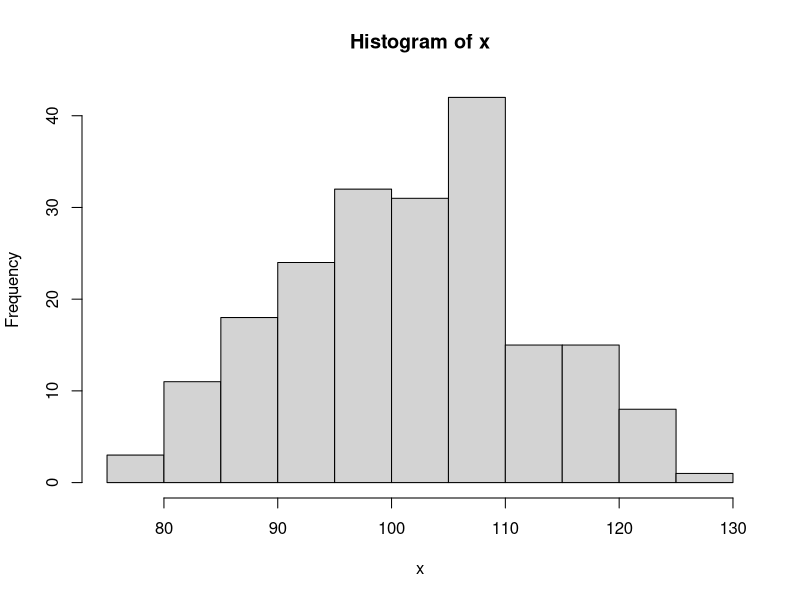
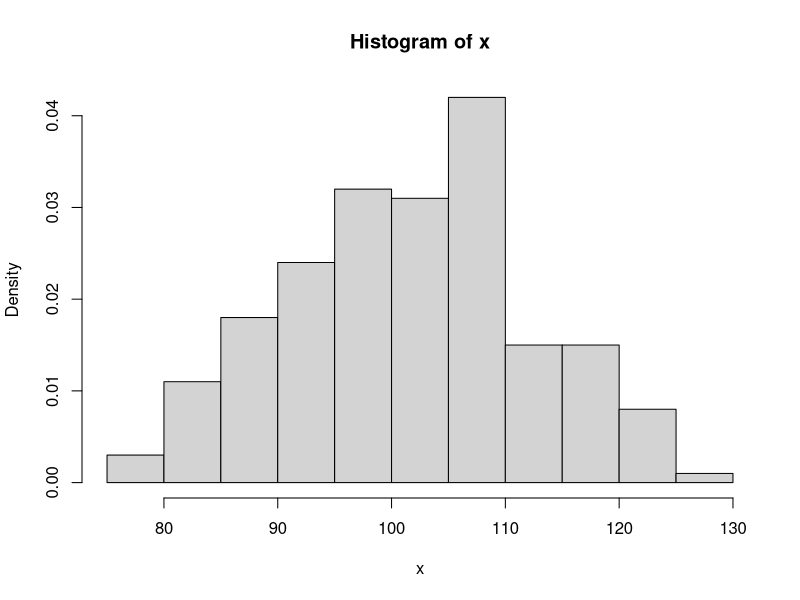
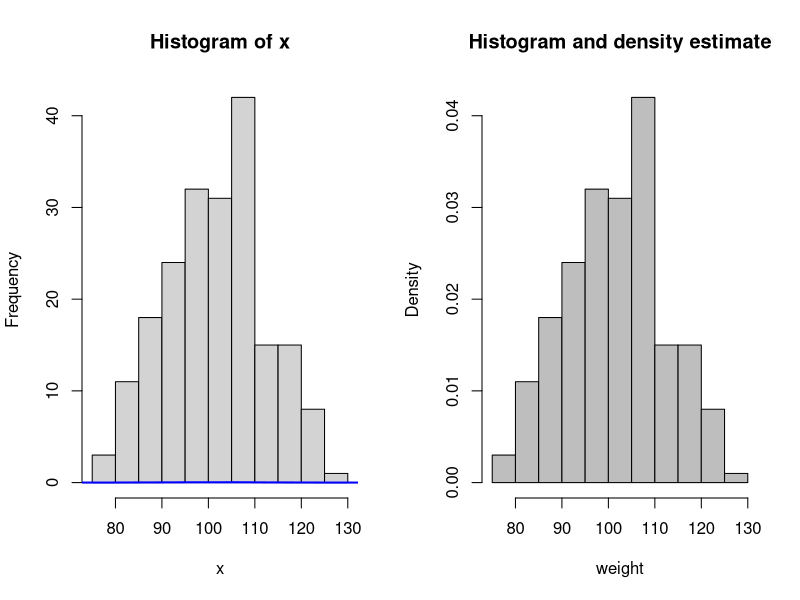
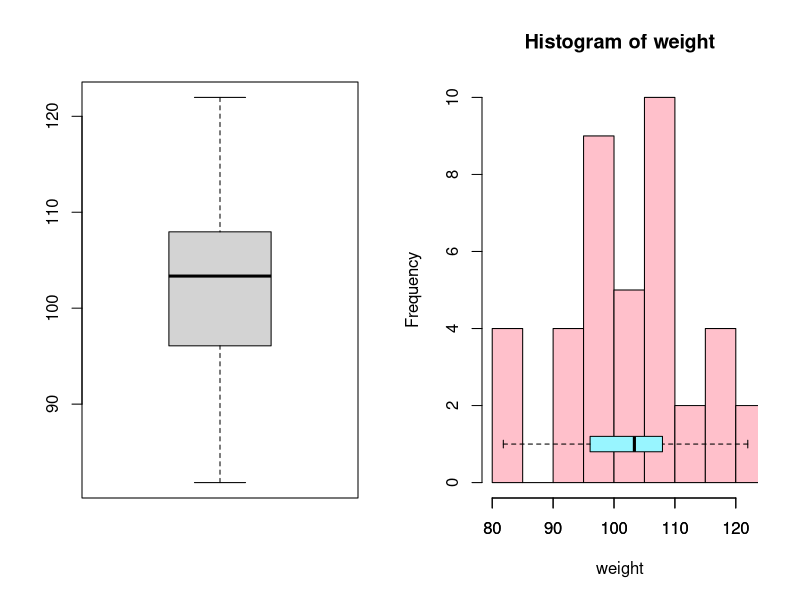
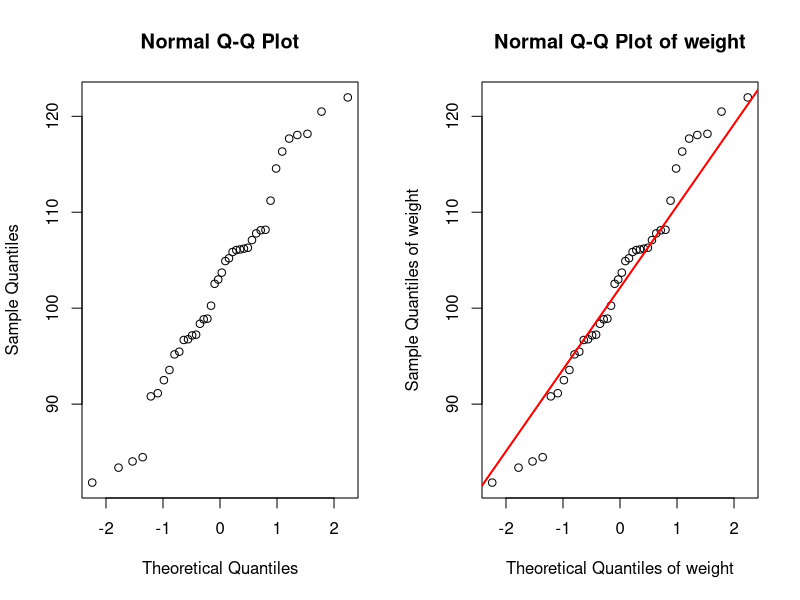
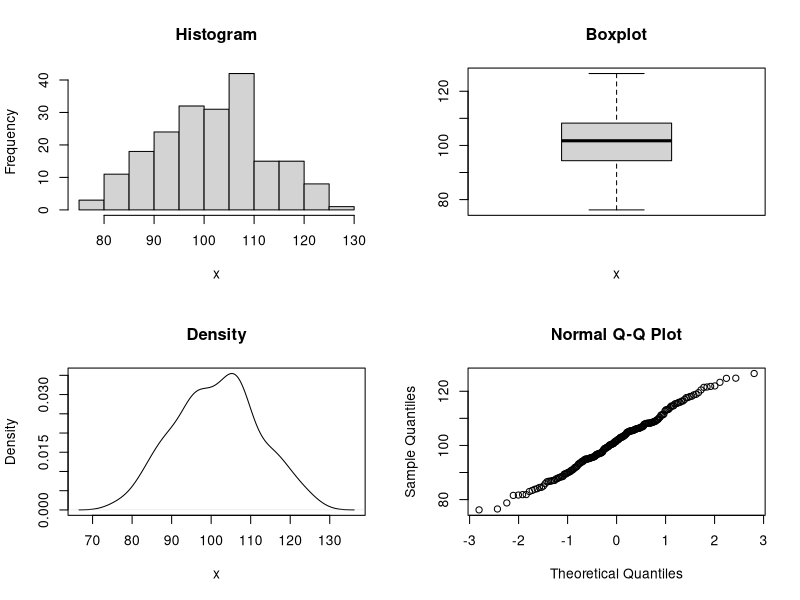

Recreate these plots in R, in order. (Note: this script raises an error after producing the figures.)
## Histogram

set.seed(12345)
x <- rnorm(200, 100, 10)
hist(x) # the height of the bar gives you the frequency
hist(x, probability = TRUE) # the height of the bar is proportion (or probability)
par(mfrow = c(1, 2))
hist(x, breaks = 10) # 10 breaks

## Add Density plot
lines(density(x), lwd = 2, col = "blue") # Kernel Density Estimation

## Aesthetics 
hist(x, breaks = 10, freq = F, col = "gray", main = "Histogram and density estimate",
     xlab = "weight")


## Box Plot

y <- x[1:40]
boxplot(y)

hist(y, xlim = c(80, max(y)), col = "pink", main = "Histogram of weight", xlab = "weight")
boxplot(y, horizontal = TRUE, outline = TRUE, ylim = c(80, max(y)), frame = F, col = "cadetblue1",
        add = TRUE)


## Normal quantile plot

qqnorm(y)
qqnorm(y, main = "Normal Q-Q Plot of weight", xlab = "Theoretical Quantiles of weight",
       ylab = "Sample Quantiles of weight")
qqline(y, col = "red", lwd = 2) # Addding theoretical line
par(mfrow = c(1,1))


## Multiple Plots

par(mfrow = c(2, 2))
hist(x, main = "Histogram")
boxplot(x, main = "Boxplot", xlab = "x")
plot(density(x), type = "l", main = "Density", xlab = "x")
qqnorm(x)

## Overlapping histograms

hist(a, xlim = c(5, 18), ylim = c(0, 30), breaks = 10, col = rgb(1, 1, 0, 0.7), main = "",
     xlab = "number")
par(new = TRUE)
hist(b, xlim = c(5, 18), ylim = c(0, 30), breaks = 10, col = rgb(0, 1, 1, 0.4), main = "",
     xlab = "", ylab = "")


## Displaying higher dimensional data

pairs(iris)

## END

